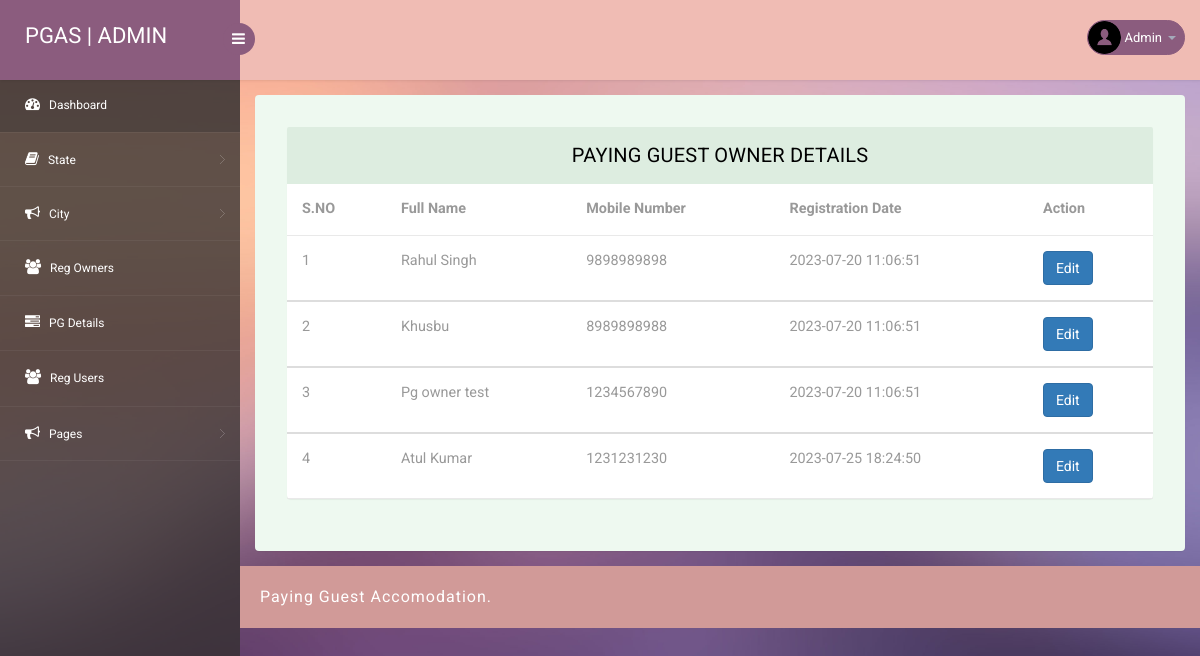
The app's page /admin/manage-ownerdetails.php (signed in) with its own data.
### tables this page shows
CREATE TABLE `tblowner` (
  `ID` int(10) NOT NULL,
  `FullName` varchar(200) DEFAULT NULL,
  `Email` varchar(200) DEFAULT NULL,
  `MobileNumber` bigint(10) DEFAULT NULL,
  `Password` varchar(120) DEFAULT NULL,
  `RegDate` timestamp NULL DEFAULT current_timestamp()
);

### admin/manage-ownerdetails.php (the view, shortened to what this page needs)
<?php
include('includes/dbconnection.php');
if (strlen($_SESSION['pgasaid']==0)) {
  header('location:logout.php');
  } else{
?>
<!DOCTYPE html>
<head>
<link rel="stylesheet" href="css/bootstrap.min.css" >
<link href="css/style.css" rel='stylesheet' type='text/css' />
<link href="css/style-responsive.css" rel="stylesheet"/>
<link rel="stylesheet" href="css/font.css" type="text/css"/>
<link href="css/font-awesome.css" rel="stylesheet">
</head>
<body>
<section id="container">
<?php include_once('includes/header.php');?>
<?php include_once('includes/sidebar.php');?>
<section id="main-content">
	<section class="wrapper">
		<div class="table-agile-info">
 <div class="panel panel-default">
    <div class="panel-heading">
     Paying Guest Owner Details
    </div>
    <div>
      <table class="table" ui-jq="footable" ui-options='{
        "paging": {
          "enabled": true
        },
        "filtering": {
          "enabled": true
        },
        "sorting": {
          "enabled": true
        }}'>
        <thead>
          <tr>
            <th data-breakpoints="xs">S.NO</th>
            <th>Full Name</th>
   <th>Mobile Number</th>
            <th>Registration Date</th>
            <th data-breakpoints="xs">Action</th>
          </tr>
        </thead>
        <?php
$ret=mysqli_query($con,"select * from  tblowner");
$cnt=1;
while ($row=mysqli_fetch_array($ret)) {
?>
        <tbody>
          <tr data-expanded="true">
            <td><?php echo $cnt;?></td>
                  <td><?php  echo $row['FullName'];?></td>
                 <td><?php  echo $row['MobileNumber'];?></td>
                  <td><?php  echo $row['RegDate'];?></td>
                  <td>
                    <a href="edit-ownerdetails.php?editid=<?php echo $row['ID'];?>" class="btn btn-primary">Edit</a>
                </tr>
                <?php
$cnt=$cnt+1;
}?>
 </tbody>
            </table>
    </div>
  </div>
</div>
</section>
		 <?php include_once('includes/footer.php');?>
</section>
</section>
</body>
</html>
<?php }  ?>

### admin/includes/header.php (shortened to what this page needs)
<?php
include('includes/dbconnection.php');
?>
<header class="header fixed-top clearfix">
<div class="brand">
    <a href="dashboard.php" class="logo">
       PGAS | Admin
    </a>
    <div class="sidebar-toggle-box">
        <div class="fa fa-bars"></div>
    </div>
</div>
<div class="top-nav clearfix">
    <ul class="nav pull-right top-menu">
        <li class="dropdown">
            <a data-toggle="dropdown" class="dropdown-toggle" href="#">
                <?php
$adid=$_SESSION['pgasaid'];
$ret=mysqli_query($con,"select AdminName from tbladmin where ID='$adid'");
$row=mysqli_fetch_array($ret);
$name=$row['AdminName'];
?>
                <img alt="" src="images/2.png">
                <span class="username"><?php echo $name; ?></span>
                <b class="caret"></b>
            </a>
        </li>
    </ul>
</div>
</header>

### admin/css/style.css (style rules this page uses)
ul, ol { margin: 0; }
html, body { font-family: 'Roboto', sans-serif; font-size: 100%; overflow-x: hidden; background: url(../images/bg.jpg) no-repeat 0px 0px; background-size:cover; }
body a { transition: 0.5s all ease; -webkit-transition: 0.5s all ease; -moz-transition: 0.5s all ease; -o-transition: 0.5s all ease; -ms-transition: 0.5s all ease; text-decoration:none; }
ul,label { margin:0; padding:0; }
#main-content { margin-left:240px; -webkit-transition:all .3s ease-in-out; -moz-transition:all .3s ease-in-out; -o-transition:all .3s ease-in-out; transition:all .3s ease-in-out; }
.header { left:0; right:0; z-index:1002; background:rgb(240, 188, 180); -webkit-transition:all .3s ease-in-out; -moz-transition:all .3s ease-in-out; -o-transition:all .3s ease-in-out; transition:all .3s ease-in-out; }
.fixed-top { position:fixed; box-shadow:1px 0 3px rgba(0,0,0,.15); }
.wrapper { display:inline-block; margin-top:80px; padding:15px; width:100%; }
.brand { background:#8b5c7e; float:left; width:240px; height:80px; position:relative; }
a.logo { font-size:22px; color:#fff; float:left; margin:20px 0 0 25px; text-transform:uppercase; }
#top_menu .nav>li,ul.top-menu>li { float:left; }
ul.top-menu { margin-right:15px; margin-top: 0; }
ul.top-menu > li > a { color: #fff; font-size: 16px; background: #8b5c7e; padding: 4px 8px; margin-right: 15px; border-radius: 50%; -webkit-border-radius: 50%; padding-right: 8px !important; }
.top-nav { margin-top:20px; }
.top-nav img { border-radius:50%; -webkit-border-radius:50%; width:33px; }
.top-nav .username { font-size:13px; color:#fff; }
.top-nav ul.top-menu>li>a { border-radius: 100px; -webkit-border-radius: 100px; padding: 0px; background: none; margin-right: 0; border: 1px solid #8b5c7e; background: #8b5c7e; }
.top-nav ul.top-menu>li { margin-left:10px; }
.top-nav .nav .caret { border-bottom-color:#A4AABA; border-top-color:#A4AABA; }
.sidebar-toggle-box { float:left; margin-top:23px; margin-left:-15px; background:#8b5c7e; border-radius:50%; -webkit-border-radius:50%; width:32px; height:32px; position:absolute; right:-15px; }
.sidebar-toggle-box .fa-bars { cursor:pointer; display:inline-block; font-size:15px; padding:8px 8px 8px 9px; color:#fff; }
.panel-heading { position: relative; height: 57px; line-height: 57px; letter-spacing: 0.2px; color: #000; font-size: 18px; font-weight: 400; padding: 0 16px; background:#ddede0; border-top-right-radius: 2px; border-top-left-radius: 2px; text-transform: uppercase; text-align: center; }
.panel { border: none ! important; }
.table>thead>tr>th { border-bottom: 1px solid #e1ab91 ! important; }
.table>tbody>tr>td, .table>tbody>tr>th, .table>tfoot>tr>td, .table>tfoot>tr>th, .table>thead>tr>td, .table>thead>tr>th { border-bottom: 1px solid #e9e9e9 ! important; }
.table > thead > tr > th, .table > tbody > tr > th, .table > tfoot > tr > th, .table > thead > tr > td, .table > tbody > tr > td, .table > tfoot > tr > td { border-top: none !important; }
.table td, .table>tbody>tr>td, .table>tbody>tr>th, .table>tfoot>tr>td, .table>tfoot>tr>th, .table>thead>tr>td, .table>thead>tr>th { padding: 15px!important; }
.table > thead > tr > th, .table > tbody > tr > th, .table > tfoot > tr > th, .table > thead > tr > td, .table > tbody > tr > td, .table > tfoot > tr > td { font-size: 0.9em; color: #999; border-top: none !important; }
.table-agile-info { background: #eef9f0; padding: 2em; border-radius: 4px; -webkit-box-shadow: 0 1px 1px rgba(0,0,0,.05); box-shadow: 0 1px 1px rgba(0,0,0,.05); }
.panel-default>.panel-heading { color: #000000 ! important; background-color: #ddede0 ! important; border-color: #ddede0 ! important; font-size: 20px; }

### records on screen
tblowner: FullName "Rahul Singh", MobileNumber "9898989898", RegDate "2023-07-20 11:06:51"
tblowner: FullName "Khusbu", MobileNumber "8989898988", RegDate "2023-07-20 11:06:51"
tblowner: FullName "Pg owner test", MobileNumber "1234567890", RegDate "2023-07-20 11:06:51"
tblowner: FullName "Atul Kumar", MobileNumber "1231231230", RegDate "2023-07-25 18:24:50"

### other values on screen
$name "Admin"
